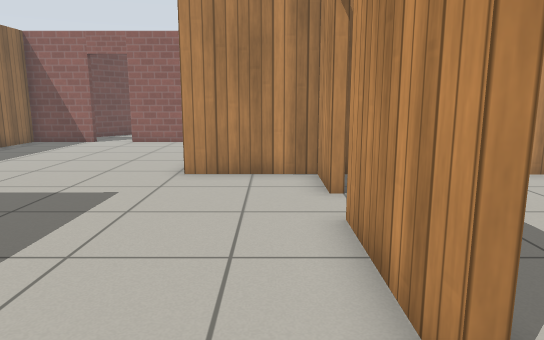
view 1 (above)

15 first-person views from a walk through a robot-simulator world made for Gazebo. The camera is 0.94 m above the floor, tilts 10° down and sees 70° across. The floor is counted in squares, 0.5 m on a side. Each view is taken from the middle of a square. On the plan, view 1 faces up. The plan holds only what a view shows up to about 19 squares ahead; the rest is blank. Gazebo's built-in surfaces are drawn with simple patterns.

view 2
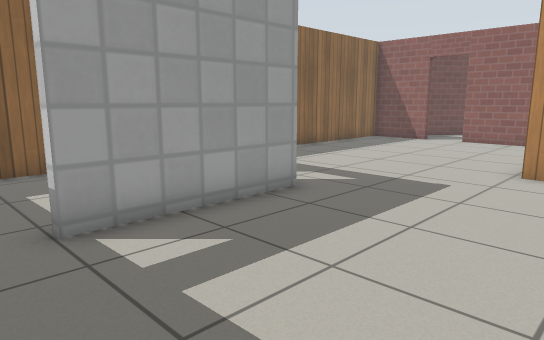

view 3
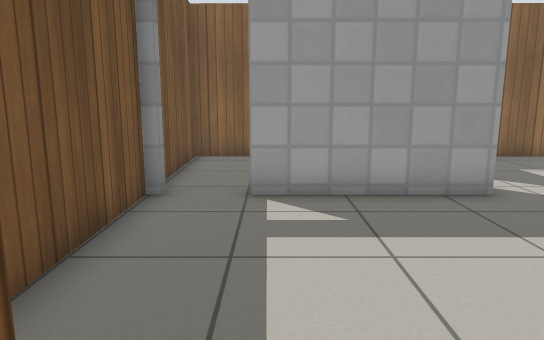

view 4
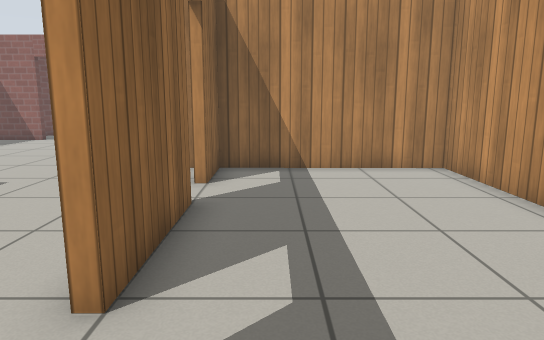

view 5
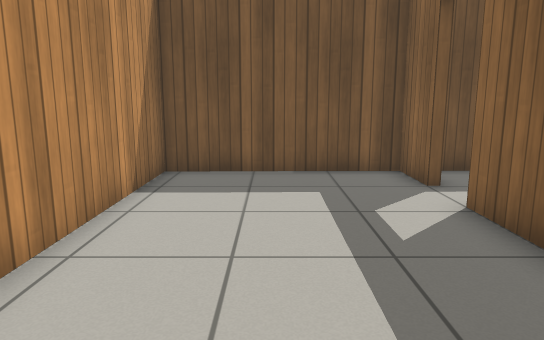

view 6
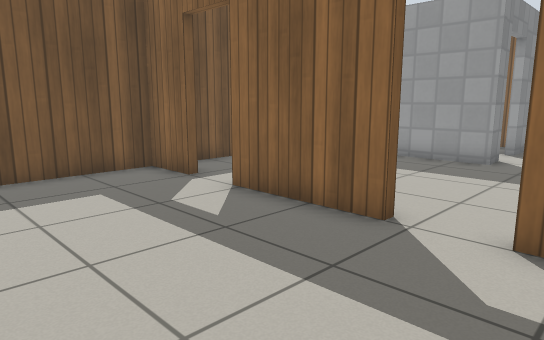

view 7
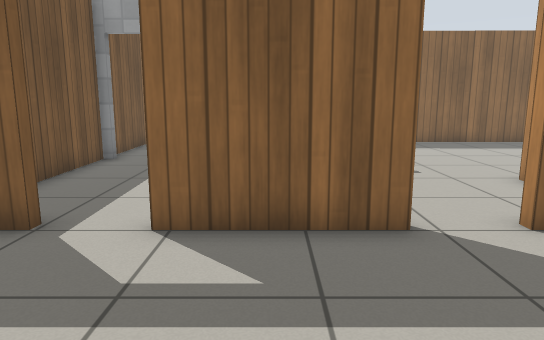

view 8
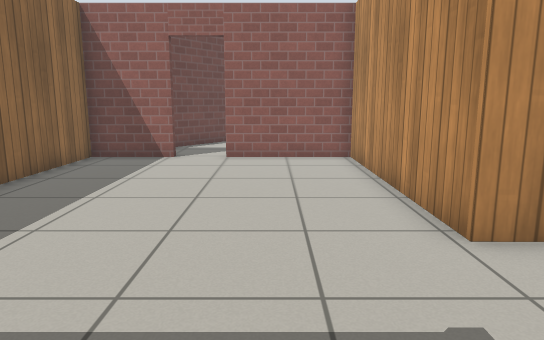

view 9
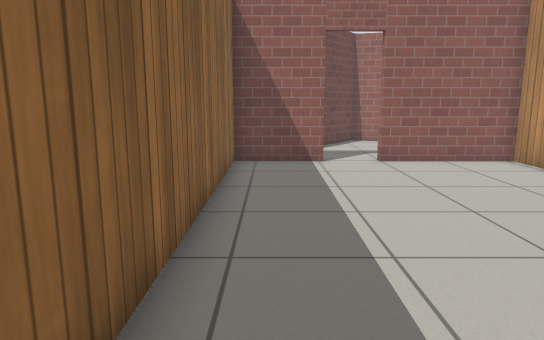

view 10
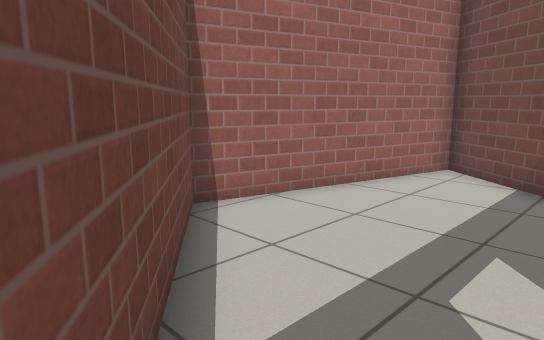

view 11
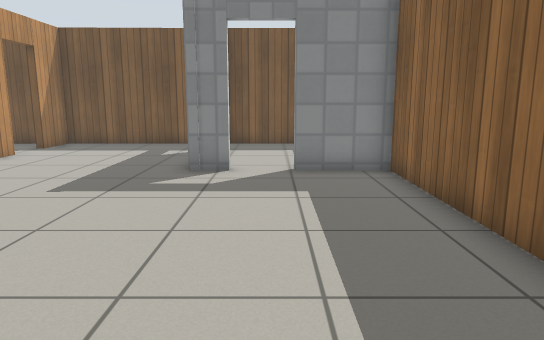

view 12
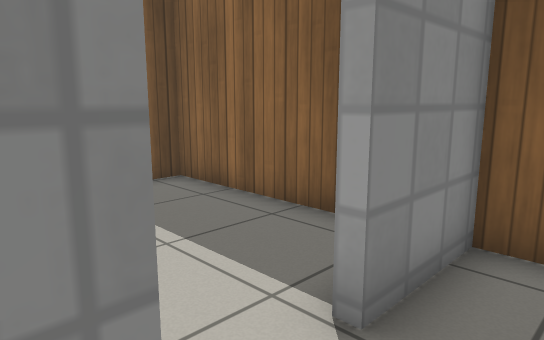

view 13
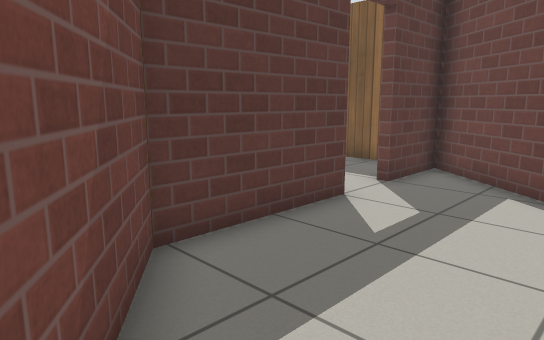

view 14
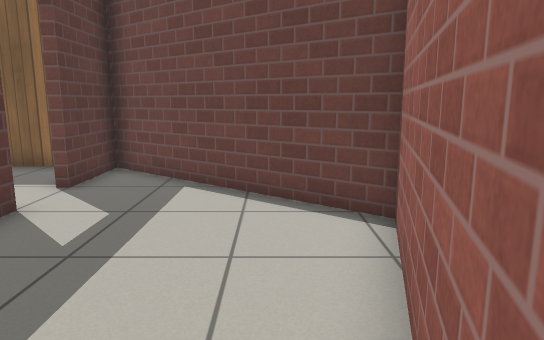

view 15
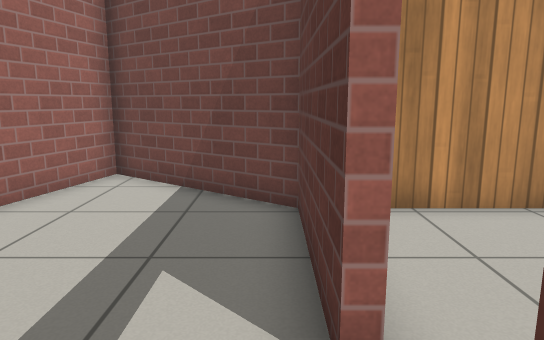

### Floor plan
Ten units are one square. View 1 is at (0, 0); x grows to the right and y downward. Boxes are objects, and circles mark ways between rooms. Rooms are numbered by the first view taken in them; rooms with no view inside come last. Other rooms are left out.
<svg viewBox="-118 -255 202 276">
<path fill="none" stroke="#000" d="M-69 -54 -57 -54 -57 -6M12 -78 12 -100 -23 -100 -23 -182 -66 -182M12 -21 12 -61M-57 12 -57 16 12 15 12 -5M-84 -182 -112 -182 -113 -54 -85 -54M15 -61 15 -21M15 -5 15 15 79 14 79 -100 15 -100 15 -78M-66 -185 -23 -185 10 -231 -61 -250 -112 -183M-111 -185 -84 -185M-113 -46 -113 16 -60 16"/>
<circle cx="10" cy="-15" r="3" fill="#2a7"/>
<circle cx="10" cy="-65" r="3" fill="#2a7"/>
<circle cx="-75" cy="-180" r="3" fill="#2a7"/>
<circle cx="-60" cy="5" r="3" fill="#2a7"/>
<circle cx="-75" cy="-50" r="3" fill="#2a7"/>
<text x="-50" y="-80">1</text>
<text x="40" y="-40">2</text>
<text x="-50" y="-210">3</text>
<text x="-90" y="-20">4</text>
</svg>
Room 1 opens to room 2. Room 1 opens to room 3. Room 1 opens to room 4.

Where each view was taken, in squares from view 1:
view 1: 0 up, 0 right, facing up
view 2: 1 down, 0 right, facing up-left
view 3: 1 up, 2 right, facing left
view 4: 1 down, 3 right, facing up
view 5: 9 up, 5 right, facing down
view 6: 9 up, 7 right, facing down-left
view 7: 4 up, 7 right, facing left
view 8: 5 up, 5 left, facing up
view 9: 6 up, 10 left, facing up
view 10: 19 up, 10 left, facing up-right
view 11: 16 up, 8 left, facing down
view 12: 7 up, 6 left, facing down-left
view 13: 23 up, 0 right, facing down-left
view 14: 23 up, 0 right, facing left
view 15: 19 up, 9 left, facing right
